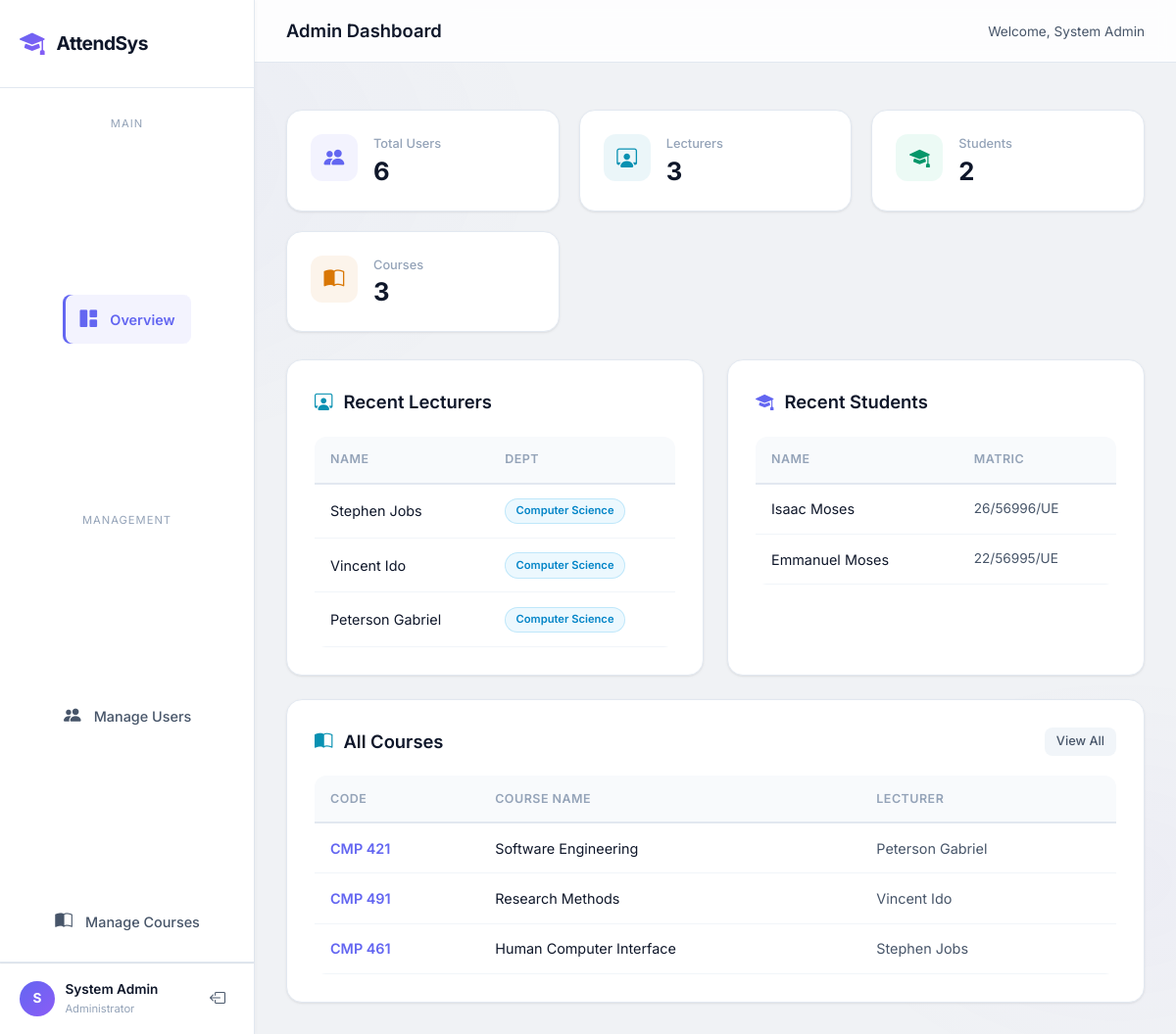
The page /admin (signed in) on the database its author committed.
### models.py (models this page shows)
class User(db.Model, UserMixin):
    __tablename__ = 'users'
    id = db.Column(db.Integer, primary_key=True)
    username = db.Column(db.String(100), unique=True, nullable=False)
    password = db.Column(db.String(200), nullable=False)
    role = db.Column(db.String(20), nullable=False) # 'admin', 'lecturer', 'student'
    name = db.Column(db.String(100), nullable=False)
    department = db.Column(db.String(100), nullable=True) # Important for students
    photo_path = db.Column(db.String(200), nullable=True)
    face_encoding = db.Column(db.Text, nullable=True) # Store JSON string of 128-d array
    qr_code_path = db.Column(db.String(200), nullable=True)
    registered_by = db.Column(db.Integer, db.ForeignKey('users.id'), nullable=True)
    courses = db.relationship('Course', backref='lecturer', cascade="all, delete-orphan", lazy=True)
    attendances = db.relationship('Attendance', backref='student', cascade="all, delete-orphan", lazy=True)

class Course(db.Model):
    __tablename__ = 'courses'
    id = db.Column(db.Integer, primary_key=True)
    course_code = db.Column(db.String(20), unique=True, nullable=False)
    course_name = db.Column(db.String(150), nullable=False)
    lecturer_id = db.Column(db.Integer, db.ForeignKey('users.id'), nullable=False)
    sessions = db.relationship('Session', backref='course', cascade="all, delete-orphan", lazy=True)

### routes.py (the view, shortened to what this page needs)
@main.route('/admin', methods=['GET', 'POST'])
@login_required
def admin_dashboard():
    if current_user.role != 'admin':
        return redirect(url_for('main.login'))
    users = User.query.all()
    courses = Course.query.all()
    lecturers = User.query.filter_by(role='lecturer').order_by(User.id.desc()).all()
    students = User.query.filter_by(role='student').order_by(User.id.desc()).all()
    return render_template('admin_dashboard.html', users=users, courses=courses, lecturers=lecturers, students=students)

### app.py (called while the page is built)
@login_manager.user_loader
def load_user(user_id):
    return User.query.get(int(user_id))

### templates/admin_dashboard.html (shortened to what this page needs)
{% extends "base.html" %}
{% block body %}
<div class="dashboard-layout">
    <aside class="sidebar" id="sidebar">
        <div class="sidebar-header">
            <div class="logo">
                <i class="bi bi-mortarboard-fill"></i>
                <span>AttendSys</span>
            </div>
        </div>
        <nav class="sidebar-nav">
            <span class="nav-label">Main</span>
            <a href="#" class="nav-item active" data-tab="overview">
                <i class="bi bi-grid-1x2-fill"></i><span>Overview</span>
            </a>
            <span class="nav-label">Management</span>
            <a href="#" class="nav-item" data-tab="users">
                <i class="bi bi-people-fill"></i><span>Manage Users</span>
            </a>
            <a href="#" class="nav-item" data-tab="courses">
                <i class="bi bi-book-half"></i><span>Manage Courses</span>
            </a>
        </nav>
        <div class="sidebar-footer">
            <div class="user-card">
                <div class="user-avatar">{{ current_user.name[0] }}</div>
                <div class="user-info">
                    <span class="user-name">{{ current_user.name }}</span>
                    <span class="user-role">Administrator</span>
                </div>
            </div>
            <a href="{{ url_for('main.logout') }}" class="logout-btn" title="Log out">
                <i class="bi bi-box-arrow-left"></i>
            </a>
        </div>
    </aside>
    <main class="main-content">
        <div class="topbar">
            <h1 class="page-title">Admin Dashboard</h1>
            <div class="topbar-right">
                <span class="welcome-text">Welcome, {{ current_user.name }}</span>
            </div>
        </div>
        <div class="flash-messages" style="position:relative;top:auto;right:auto;max-width:100%;padding:1rem 2rem 0;">
        </div>
        <div class="content-area">
            <div class="tab-section active" data-tab="overview">
                <div class="stats-grid">
                    <div class="stat-card">
                        <div class="stat-icon indigo"><i class="bi bi-people-fill"></i></div>
                        <div class="stat-info">
                            <div class="stat-label">Total Users</div>
                            <div class="stat-value">{{ users|length }}</div>
                        </div>
                    </div>
                    <div class="stat-card">
                        <div class="stat-icon cyan"><i class="bi bi-person-workspace"></i></div>
                        <div class="stat-info">
                            <div class="stat-label">Lecturers</div>
                            <div class="stat-value">{{ lecturers|length }}</div>
                        </div>
                    </div>
                    <div class="stat-card">
                        <div class="stat-icon emerald"><i class="bi bi-mortarboard-fill"></i></div>
                        <div class="stat-info">
                            <div class="stat-label">Students</div>
                            <div class="stat-value">{{ users|selectattr('role','equalto','student')|list|length }}</div>
                        </div>
                    </div>
                    <div class="stat-card">
                        <div class="stat-icon amber"><i class="bi bi-book-half"></i></div>
                        <div class="stat-info">
                            <div class="stat-label">Courses</div>
                            <div class="stat-value">{{ courses|length }}</div>
                        </div>
                    </div>
                </div>
                <div class="content-grid" style="grid-template-columns: repeat(2, 1fr);">
                    <div class="glass-card">
                        <div class="card-header">
                            <h3><i class="bi bi-person-workspace" style="color:var(--cyan);margin-right:.4rem;"></i> Recent Lecturers</h3>
                        </div>
                        <div class="table-wrapper">
                            <table>
                                <thead>
                                    <tr><th>Name</th><th>Dept</th></tr>
                                </thead>
                                <tbody>
                                    {% for u in lecturers[:5] %}
                                    <tr>
                                        <td style="color:var(--text-primary);">{{ u.name }}</td>
                                        <td><span class="badge badge-lecturer" style="font-size: 0.7rem;">{{ u.department or 'N/A' }}</span></td>
                                    </tr>
                                    {% else %}
                                    <tr><td colspan="2" class="text-center text-muted">No lecturers.</td></tr>
                                    {% endfor %}
                                </tbody>
                            </table>
                        </div>
                    </div>
                    <div class="glass-card">
                        <div class="card-header">
                            <h3><i class="bi bi-mortarboard-fill" style="color:var(--primary);margin-right:.4rem;"></i> Recent Students</h3>
                        </div>
                        <div class="table-wrapper">
                            <table>
                                <thead>
                                    <tr><th>Name</th><th>Matric</th></tr>
                                </thead>
                                <tbody>
                                    {% for u in students[:5] %}
                                    <tr>
                                        <td style="color:var(--text-primary);">{{ u.name }}</td>
                                        <td style="font-size: 0.85rem;">{{ u.username }}</td>
                                    </tr>
                                    {% else %}
                                    <tr><td colspan="2" class="text-center text-muted">No students.</td></tr>
                                    {% endfor %}
                                </tbody>
                            </table>
                        </div>
                    </div>
                    <div class="glass-card" style="grid-column: span 2;">
                        <div class="card-header">
                            <h3><i class="bi bi-book-half" style="color:var(--cyan);margin-right:.4rem;"></i> All Courses</h3>
                            <a href="#" class="nav-item" data-tab="courses" style="padding: 4px 12px; font-size: 0.8rem; background: var(--bg-input);">View All</a>
                        </div>
                        <div class="table-wrapper">
                            <table>
                                <thead>
                                    <tr><th>Code</th><th>Course Name</th><th>Lecturer</th></tr>
                                </thead>
                                <tbody>
                                    {% for c in courses[:5] %}
                                    <tr>
                                        <td style="color:var(--primary);font-weight:600;">{{ c.course_code }}</td>
                                        <td style="color:var(--text-primary);">{{ c.course_name }}</td>
                                        <td>{{ c.lecturer.name }}</td>
                                    </tr>
                                    {% else %}
                                    <tr><td colspan="3" class="text-center text-muted">No courses available.</td></tr>
                                    {% endfor %}
                                </tbody>
                            </table>
                        </div>
                    </div>
                </div>
            </div>
        </div>
    </main>
</div>
{% endblock %}

### templates/base.html (shortened to what this page needs)
<!DOCTYPE html>
<html lang="en">
<head>
    <link href="https://cdn.jsdelivr.net/npm/bootstrap-icons@1.11.3/font/bootstrap-icons.min.css" rel="stylesheet">
    <link rel="stylesheet" href="{{ url_for('static', filename='css/styles.css') }}">
</head>
<body>
    {% block body %}{% endblock %}
</body>
</html>

### rows shown on the page
User: name "S", name "System Admin"
User: name "Stephen Jobs", department "Computer Science"
User: name "Vincent Ido", department "Computer Science"
User: name "Peterson Gabriel", department "Computer Science"
User: name "Isaac Moses", username "26/56996/UE"
User: name "Emmanuel Moses", username "22/56995/UE"
Course: course_code "CMP 421", course_name "Software Engineering", lecturer.name "Peterson Gabriel"
Course: course_code "CMP 491", course_name "Research Methods", lecturer.name "Vincent Ido"
Course: course_code "CMP 461", course_name "Human Computer Interface", lecturer.name "Stephen Jobs"

### other values the page prints
{{ users|length }} "6"
{{ lecturers|length }} "3"
{{ users|selectattr('role','equalto','student')|list|length }} "2"
{{ courses|length }} "3"
